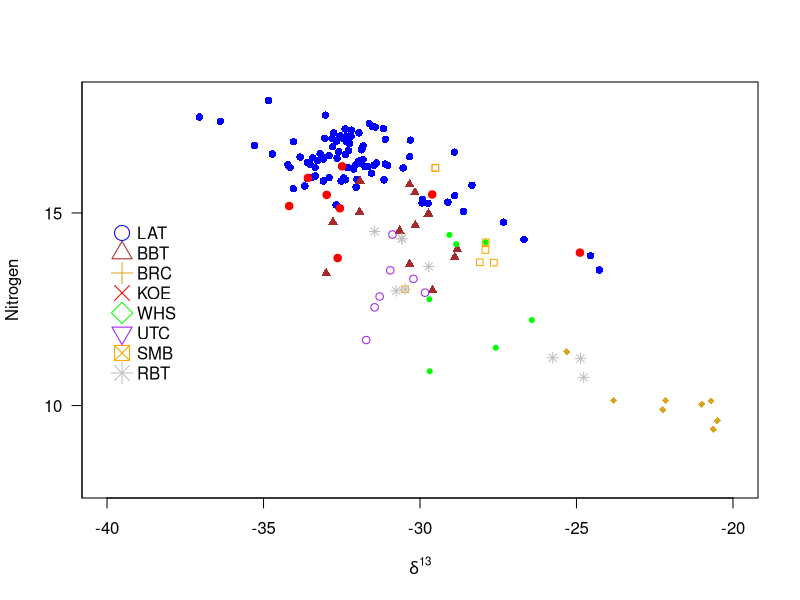
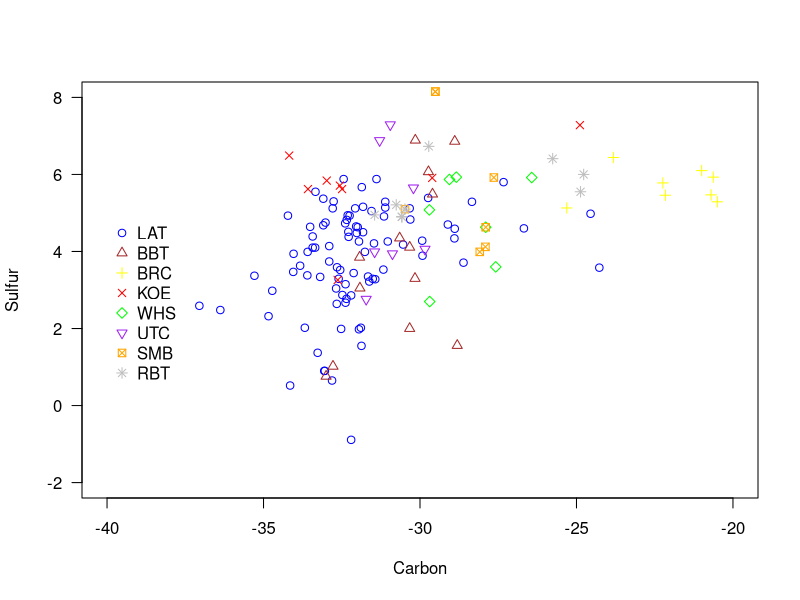
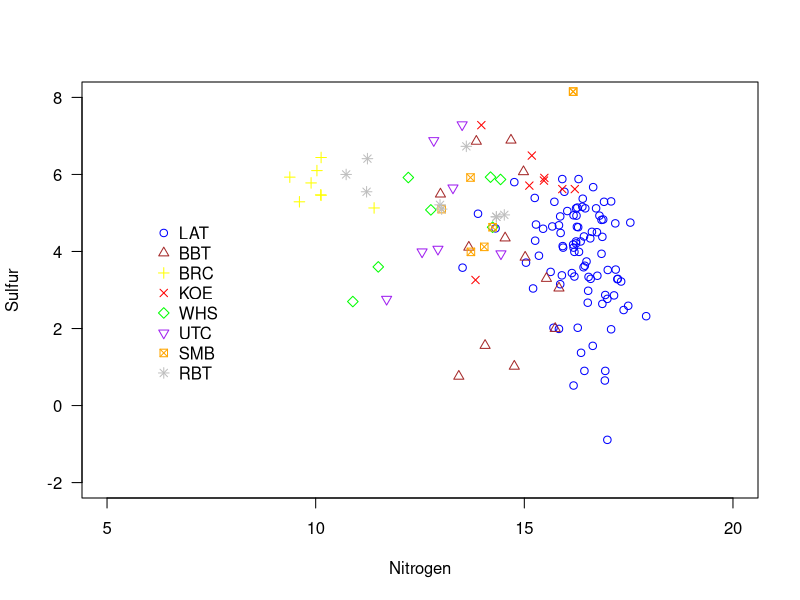
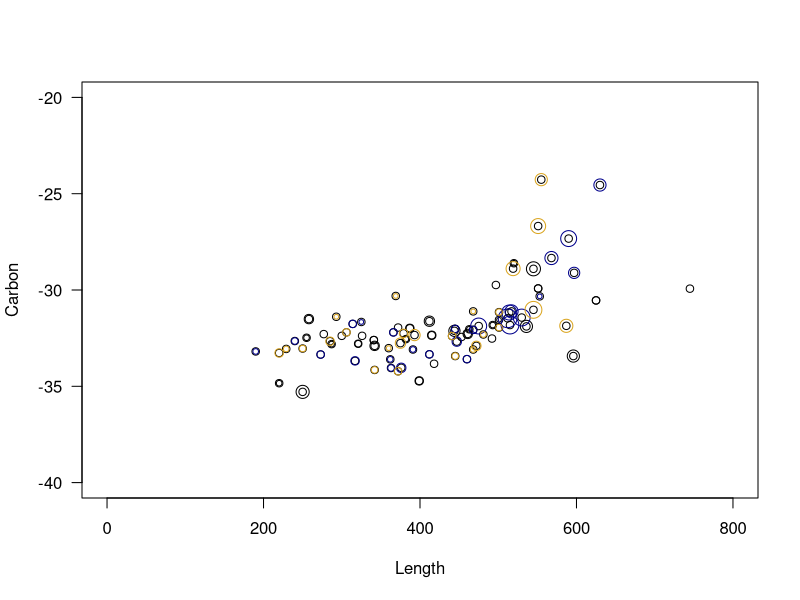
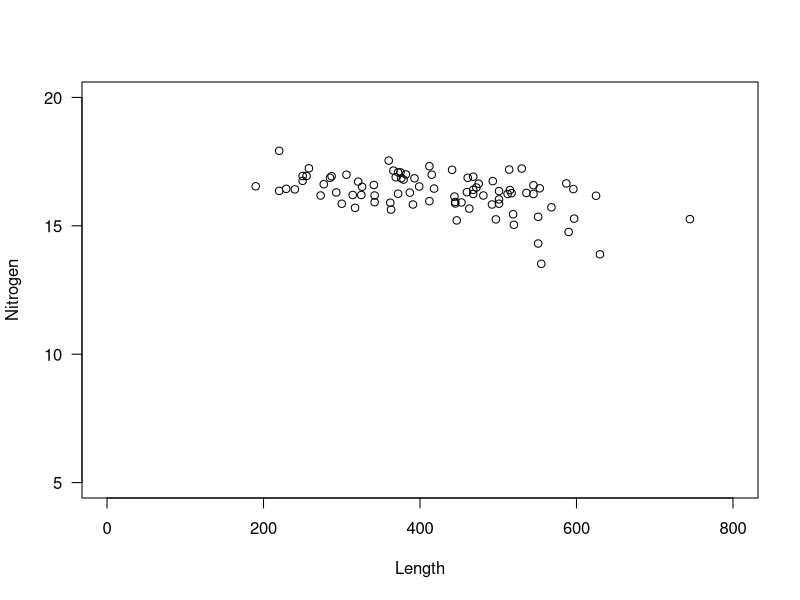
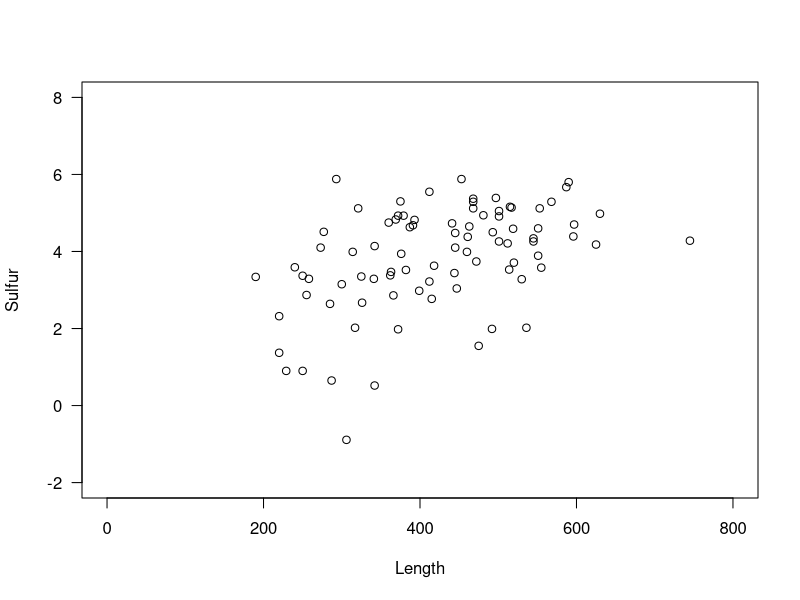

Source code (R) for these figures, in order:


fish=read.table("Data/Isotope_FirstLook.txt", header = T)
ages<-read.csv("Data/AgesToLink.csv", header=T)

fish.aged<-merge(fish, ages, by="id_number")

head(fish)
dim(fish)

lat = subset(fish, fish$species == "LAT")
bbt = subset(fish, fish$species == "BBT")
brc = subset(fish, fish$species == "BRC")
koe = subset(fish, fish$species == "KOE")
whs = subset(fish, fish$species == "WHS")
utc = subset(fish, fish$species == "UTC")
smb = subset(fish, fish$species == "SMB")
rbt = subset(fish, fish$species == "RBT")

#####Carbon vs Nitrogen

plot(NULL, xlim=c(-40,-20), ylim= c(8,18), xlab=expression(paste(delta^{13}),"Carbon"), ylab="Nitrogen", xaxt="n", yaxt="n",main="", type="p")

points(lat$C, lat$N, col="blue",pch=16)
points(bbt$C, bbt$N, col="brown", pch=17)
points(brc$C, brc$N, col="goldenrod", pch=18)
points(koe$C, koe$N, col="red", pch=19)
points(whs$C, whs$N, col="green", pch=20)
points(utc$C, utc$N, col="purple", pch=21)
points(smb$C, smb$N, col="orange", pch=22)
points(rbt$C, rbt$N, col="gray", pch=8)

axis(1, at=c(-40, -35, -30, -25, -20),las=1, cex.axis=10/10)
axis(2, at=c(5,10,15,20),las=1, cex.axis=10/10)

legend(-40, 15, legend=c("LAT", "BBT", "BRC", "KOE", "WHS", "UTC", "SMB", "RBT"), 
	pch=c(1,2,3,4,5,6,7,8), col=c("blue", "brown",
	 "goldenrod", "red", "green", "purple","orange", "gray")
	, bty="n", cex=1, pt.cex=2, lty=NULL, merge=FALSE, trace=FALSE)

#####Carbon vs Sulfur

plot(NULL, xlim=c(-40,-20), ylim= c(-2,8), xlab="Carbon", ylab="Sulfur", xaxt="n", yaxt="n",main="", type="n")

points(lat$C, lat$S, col="blue")
points(bbt$C, bbt$S, col="brown", pch=2)
points(brc$C, brc$S, col="yellow", pch=3)
points(koe$C, koe$S, col="red", pch=4)
points(whs$C, whs$S, col="green", pch=5)
points(utc$C, utc$S, col="purple", pch=6)
points(smb$C, smb$S, col="orange", pch=7)
points(rbt$C, rbt$S, col="gray", pch=8)

axis(1, at=c(-40, -35, -30, -25, -20),las=1, cex.axis=10/10)
axis(2, at=c(-2,0,2,4,6,8),las=1, cex.axis=10/10)

legend(-40, 5, legend=c("LAT", "BBT", "BRC", "KOE", "WHS", "UTC", "SMB", "RBT"), 
	pch=c(1,2,3,4,5,6,7,8), col=c("blue", "brown",
	 "yellow", "red", "green", "purple","orange", "gray")
	, bty="n", cex=1, pt.cex=1, lty=NULL, merge=FALSE, trace=FALSE)

#####Nitrogen vs Sulfur

plot(NULL, xlim=c(5,20), ylim= c(-2,8), xlab="Nitrogen", ylab="Sulfur", xaxt="n", yaxt="n",main="", type="n")

points(lat$N, lat$S, col="blue")
points(bbt$N, bbt$S, col="brown", pch=2)
points(brc$N, brc$S, col="yellow", pch=3)
points(koe$N, koe$S, col="red", pch=4)
points(whs$N, whs$S, col="green", pch=5)
points(utc$N, utc$S, col="purple", pch=6)
points(smb$N, smb$S, col="orange", pch=7)
points(rbt$N, rbt$S, col="gray", pch=8)

axis(1, at=c(5,10,15,20),las=1, cex.axis=10/10)
axis(2, at=c(-2,0,2,4,6,8),las=1, cex.axis=10/10)

legend(6, 5, legend=c("LAT", "BBT", "BRC", "KOE", "WHS", "UTC", "SMB", "RBT"), 
	pch=c(1,2,3,4,5,6,7,8), col=c("blue", "brown",
	 "yellow", "red", "green", "purple","orange", "gray")
	, bty="n", cex=1, pt.cex=1, lty=NULL, merge=FALSE, trace=FALSE)


#####LAT LENGTH VS CARBON

plot(NULL, xlim=c(0,800), ylim= c(-40, -20), xlab="Length", ylab="Carbon", xaxt="n", yaxt="n",main="", type="n")

points(lat$length, lat$C)

lat.age<- subset(fish.aged, fish.aged$species == "LAT")

lat.age.canyon<-subset(lat.age, lat.age$region=="canyon")
lat.age.inflow<-subset(lat.age, lat.age$region=="inflow")
lat.age.oh<-subset(lat.age, lat.age$region=="open_hills")

points(lat.age.canyon$length, lat.age.canyon$C, cex=(lat.age.canyon$age)/8)
points(lat.age.inflow$length, lat.age.inflow$C, cex=(lat.age.inflow$age)/8, col="darkblue")
points(lat.age.oh$length, lat.age.oh$C, cex=(lat.age.oh$age)/8, col="goldenrod")


axis(1, at=c(0,200,400,600,800),las=1, cex.axis=10/10)
axis(2, at=c(-40, -35, -30, -25, -20),las=1, cex.axis=10/10)

#####LAT LENGTH VS NITROGEN

plot(NULL, xlim=c(0,800), ylim= c(5,20), xlab="Length", ylab="Nitrogen", xaxt="n", yaxt="n",main="", type="n")

points(lat$length, lat$N)

axis(1, at=c(0,200,400,600,800),las=1, cex.axis=10/10)
axis(2, at=c(5,10,15,20),las=1, cex.axis=10/10)

#####LAT LENGTH VS SULFUR

plot(NULL, xlim=c(0,800), ylim= c(-2,8), xlab="Length", ylab="Sulfur", xaxt="n", yaxt="n",main="", type="n")

points(lat$length, lat$S)

axis(1, at=c(0,200,400,600,800),las=1, cex.axis=10/10)
axis(2, at=c(-2,0,2,4,6,8),las=1, cex.axis=10/10)



